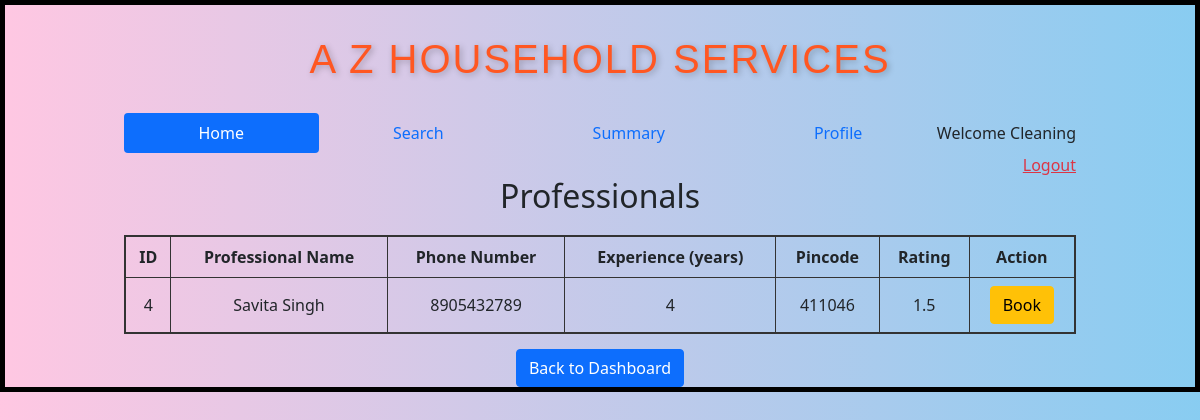
Before: /customer/book/Cleaning/2/Cleaning with the older database file.
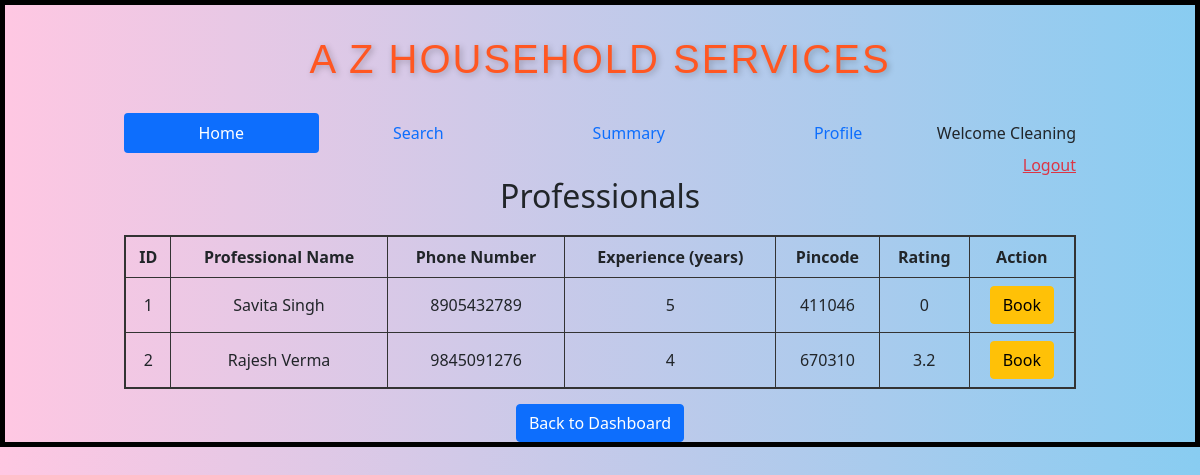
After: the same page with the newer database file.
### backend/models.py (models this page shows)
class ServiceProf(db.Model):
    __tablename__="service_prof"
    id=db.Column(db.Integer,primary_key=True)
    email=db.Column(db.String,unique=True,nullable=False)
    password=db.Column(db.String,nullable=False)
    full_name=db.Column(db.String,nullable=False)
    phone_no=db.Column(db.String,nullable=False)
    experience=db.Column(db.Integer,default=0)
    service_name=db.Column(db.String,nullable=False)
    address=db.Column(db.String,nullable=False)
    pincode=db.Column(db.Integer,nullable=False)
    resume_path = db.Column(db.String, nullable=True)
    status=db.Column(db.String,default="available")
    approv_status=db.Column(db.String,default="pending")
    rating=db.Column(db.Integer,default=0)
    service_requests=db.relationship("ServiceRequest",cascade="all,delete",backref="service_prof",lazy=True)

### backend/controllers.py (the view)
@app.route("/customer/book/<name>/<id>/<sname>")
def book_proff(name,id,sname):
    prof=get_proff(sname)
    return render_template("request_service.html",name=name,sname=sname,servicesubtype=prof,id=id)

### backend/controllers.py (called while the page is built)
def get_proff(name):
    return ServiceProf.query.filter(ServiceProf.service_name.ilike(f"{name}"), ServiceProf.status == "available",ServiceProf.approv_status!="pending").all()

### templates/request_service.html
{% extends "user_layout.html" %}
{% block content %}
<h2 style="text-align: center; margin-bottom: 20px;">Professionals</h2>
    {% if servicesubtype %}
    <table style="width: 100%; border-collapse: collapse; border: 2px solid #333;">
        <thead>
            <tr>
                <th style="border: 1px solid #333; padding: 8px; text-align: center;">ID</th>
                <th style="border: 1px solid #333; padding: 8px; text-align: center;">Professional Name</th>
                <th style="border: 1px solid #333; padding: 8px; text-align: center;">Phone Number</th>
                <th style="border: 1px solid #333; padding: 8px; text-align: center;">Experience (years)</th>
                <th style="border: 1px solid #333; padding: 8px; text-align: center;">Pincode</th>
                <th style="border: 1px solid #333; padding: 8px; text-align: center;">Rating</th>
                <th style="border: 1px solid #333; padding: 8px; text-align: center;">Action</th>
            </tr>
        </thead>
        <tbody>
            {% for s in servicesubtype %}
            <tr>
                <td style="border: 1px solid #333; padding: 8px; text-align: center;">{{ s.id }}</td>
                <td style="border: 1px solid #333; padding: 8px; text-align: center;">{{ s.full_name }}</td>
                <td style="border: 1px solid #333; padding: 8px; text-align: center;">{{ s.phone_no }}</td>
                <td style="border: 1px solid #333; padding: 8px; text-align: center;">{{ s.experience }}</td>
                <td style="border: 1px solid #333; padding: 8px; text-align: center;">{{ s.pincode }}</td>
                <td style="border: 1px solid #333; padding: 8px; text-align: center;">{{ s.rating }}</td>
                <td style="border: 1px solid #333; padding: 8px; text-align: center;">
                    <a href="/customer/book/{{ name }}/{{ s.id }}" type="button" class="btn btn-warning">Book</a>
                </td>
            </tr>
            {% endfor %}
        </tbody>
    </table>
    {% else %}
    <h3>No professionals available!!</h3>
    {% endif %}
    <div class="center">
        <a href="/customer/{{ name }}/{{ id }}" type="submit" class="btn btn-primary">Back to Dashboard</a>
    </div>
{% endblock %}

### templates/user_layout.html (shortened to what this page needs)
<!DOCTYPE html>
<html>
    <head>
        <link rel="stylesheet" href="/static/styles/main.css">
        <link href="https://cdn.jsdelivr.net/npm/bootstrap@5.0.2/dist/css/bootstrap.min.css" rel="stylesheet">
    </head>
    <body>
        <div class="my_container2">
            <div class="heading" ><h1>A Z HOUSEHOLD SERVICES</h1></div>
            <div class="my_panel">
                <nav class="nav nav-pills flex-column flex-sm-row">
                    <a class="flex-sm-fill text-sm-center nav-link active" aria-current="page" href="#">Home</a>
                    <a class="flex-sm-fill text-sm-center nav-link" href="/customer/search/{{name}}/{{id}}">Search</a>
                    <a class="flex-sm-fill text-sm-center nav-link" href="/customer/summary/{{name}}/{{id}}">Summary</a>
                    <a class="flex-sm-fill text-sm-center nav-link" href="/edit_customer_profile/{{name}}/{{id}}">Profile</a>
                    <span class="navbar-text">
                        Welcome {{ name}}
                    </span>
                  </nav>
        <div style="text-align:right;"><a href="/login" class="link-danger">Logout</a></div>
        {%block content%}
        {%endblock%}
            </div>
        </div>
    </body>
</html>

Changed rows visible on the page:
removed ServiceProf: service_name "Cleaning", id "4", full_name "Savita Singh", phone_no "8905432789", experience "4", pincode "411046", rating "1.5"
added ServiceProf: id "1", full_name "Savita Singh", phone_no "8905432789", experience "5", pincode "411046", rating "0"
added ServiceProf: id "2", full_name "Rajesh Verma", phone_no "9845091276", experience "4", pincode "670310", rating "3.2"
Other visible differences:
{{ name }}: (not shown) → "Cleaning"
